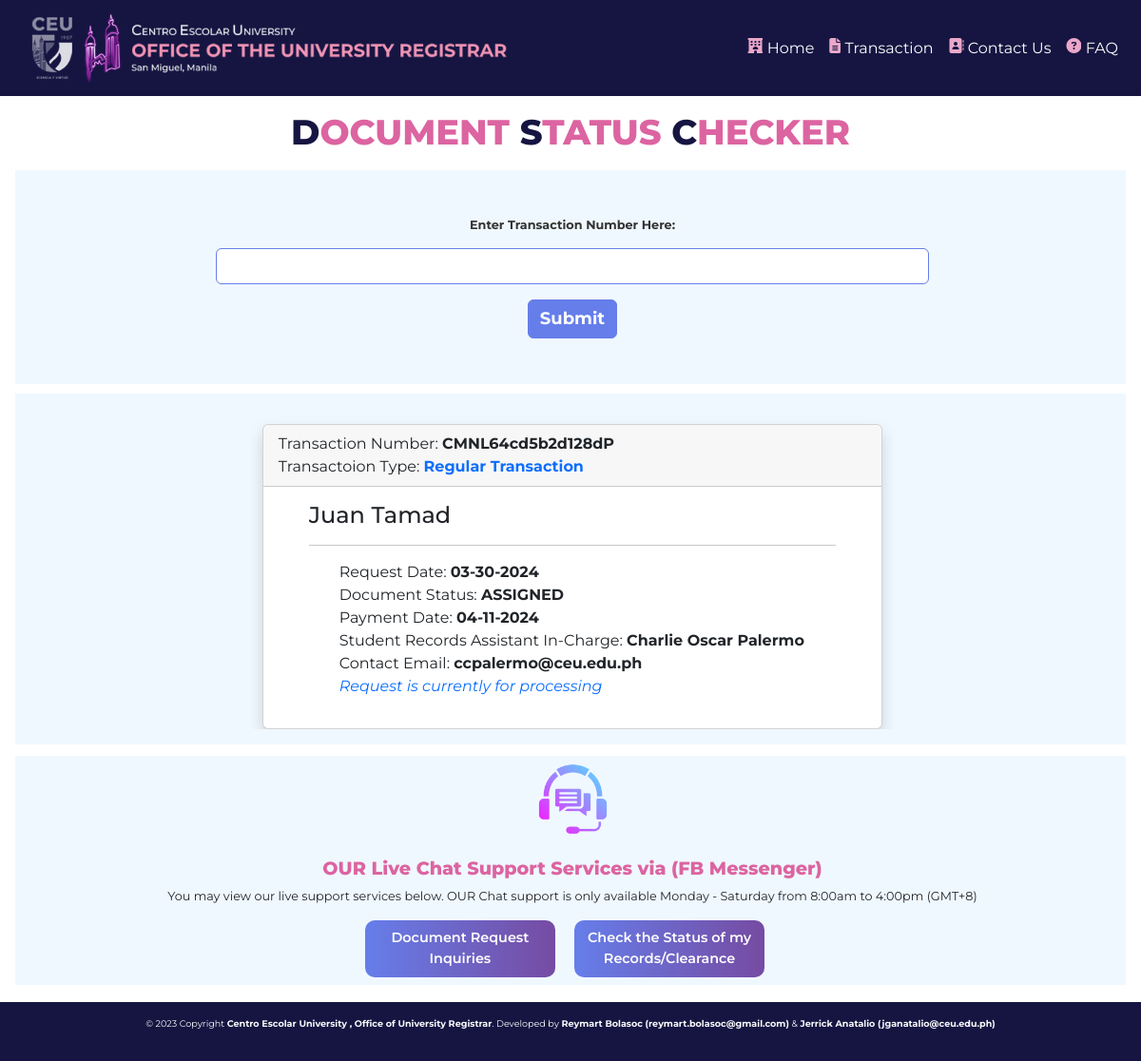
Page /checker.php?transNumber=CMNL64cd5b2d128dP on the committed database.
### tables this page shows
CREATE TABLE IF NOT EXISTS `tbl_transaction` (
  `id` int(11) NOT NULL AUTO_INCREMENT,
  `transactionid` varchar(255) NOT NULL,
  `stdn` varchar(255) NOT NULL,
  `yeargrad` varchar(255) NOT NULL,
  `status` varchar(255) NOT NULL,
  `fullname` varchar(255) NOT NULL,
  `course` varchar(255) NOT NULL,
  `reason` varchar(255) NOT NULL,
  `contactnumber` varchar(255) NOT NULL,
  `emailaddress` varchar(255) NOT NULL,
  `facebook` varchar(255) NOT NULL,
  `dateapp` datetime NOT NULL DEFAULT CURRENT_TIMESTAMP,
  `remarks` varchar(255) NOT NULL DEFAULT 'PENDING',
  `dateconfirmed` datetime DEFAULT NULL,
  `paymentdate` datetime DEFAULT NULL,
  `signeddate` datetime DEFAULT NULL,
  `releasedate` datetime DEFAULT NULL,
  `points` double NOT NULL,
  `price` double NOT NULL,
  `specialinstruction` text,
  `assignee` varchar(255) DEFAULT NULL,
  `summary` text,
  `info` varchar(255) DEFAULT NULL,
  `extra` varchar(255) DEFAULT NULL,
  `releasedby` varchar(255) DEFAULT NULL,
  PRIMARY KEY (`id`)
);

CREATE TABLE IF NOT EXISTS `tbl_accounts` (
  `id` int(10) UNSIGNED NOT NULL AUTO_INCREMENT,
  `username` varchar(20) DEFAULT NULL,
  `password` varchar(64) DEFAULT NULL,
  `salt` varchar(32) DEFAULT NULL,
  `name` varchar(50) DEFAULT NULL,
  `joined` datetime DEFAULT NULL,
  `groups` int(11) DEFAULT NULL,
  `colleges` varchar(100) DEFAULT NULL,
  `quote` varchar(20) DEFAULT NULL,
  `dp` longblob,
  `nm` varchar(255) DEFAULT NULL,
  `mm` varchar(255) DEFAULT NULL,
  `email` varchar(120) DEFAULT NULL,
  `diploma` tinyint(1) NOT NULL DEFAULT '0',
  PRIMARY KEY (`id`)
);

### resource/php/functions/funct.php (called while the page is built, shortened)
<?php
function kcej_getAssigneeEmail($assignee)
{
    $config = new config;
    $con = $config->con();
    $sql = "SELECT * FROM `tbl_accounts` WHERE `name` = '$assignee'";
    $data = $con->prepare($sql);
    $data->execute();
    $rows = $data->fetchAll(PDO::FETCH_ASSOC);
    if ($rows) {
        return $rows[0]['email'];
    } else {
        return "";
    }
}
function findAssignee($id)
{
    $config = new config;
    $con = $config->con();
    $sql = "SELECT * FROM `tbl_accounts` where `id` = $id";
    $data = $con->prepare($sql);
    $data->execute();
    $rows = $data->fetchAll(PDO::FETCH_OBJ);
    if (!empty($rows)) {
        return $rows[0]->name;
    } else {
        return "N/A";
    }
}
 ?>

### resource/php/class/statusCheck.php (the view, shortened to what this page needs)
<?php
class statusCheck extends config{
    public $tID;
    function __construct($transNumber = null){
        $this->tID = $transNumber;
    }
    public function matchDoc(){
        $con = $this->con();
        $sql = "SELECT * FROM `tbl_transaction` WHERE `transactionid` = '$this->tID'";
        $data= $con->prepare($sql);
        $data->execute();
        $result = $data->fetchAll(PDO::FETCH_ASSOC);
        if(!empty($result)){
            $id = $result[0]['transactionid'];
            $name = $result[0]['fullname'];
            $applied = date("m-d-Y", strtotime($result[0]['dateapp']));
            $paid = date("m-d-Y", strtotime($result[0]['paymentdate']));
            $released = date("m-d-Y", strtotime($result[0]['releasedate']));
            $remarks = $result[0]['remarks'];
            if(!empty($result[0]['assignee'])){
                $assignee = findAssignee($result[0]['assignee']);
                $assignee_email = kcej_getAssigneeEmail($assignee);
            }
            echo "<div class='card shadow rounded'>
                    <div class='card-header'>
                        Transaction Number: <b>$id</b><br>
                        Transactoion Type: <b class='text-primary'>Regular Transaction</b>
                    </div>
                    <div class='card-body px-5'>
                        <h4 class='card-title'>$name</h4><hr>
                        <ul>
                            <li>Request Date: <b>$applied</b></li>
                            <li>Document Status: <b>$remarks</b></li>";
                            if($remarks == "PENDING"){
                                echo "<i class='text-primary'>Further instructions for your request will be sent to your email.</i>";
                            }elseif($remarks == "FOR ASSIGNMENT"){
                                echo "<li>Payment Date: <b>$paid</b></li>
                                        <i class=text-primary>Your request will be assigned to an Encoder for processing of documents.</i>";
                            }elseif($remarks == "ASSIGNED"){
                                echo "<li>Payment Date: <b>$paid</b></li>
                                        <li>Student Records Assistant In-Charge: <b>$assignee</b></li>
                                        <li>Contact Email: <b>$assignee_email</b></li>
                                        <i class=text-primary>Request is currently for processing</i>";
                            }elseif($remarks == "FOR SIGNATURE"){
                                echo "<li>Payment Date: <b>$paid</b></li>
                                        <li>Student Records Assistant In-Charge: <b>$assignee</b></li>
                                        <li>Contact Email: <b>$assignee_email</b></li>
                                        <i class=text-primary>Request is currently for signature by the head</i>";
                            }elseif($remarks == "RELEASED"){
                                echo "<li>Released Date: <b>$released</b></li>";
                            }elseif($remarks == "REMOVED"){
                                echo "<i class=text-danger>Please check your email for more information.</i>";
                            }else{
                            }
                            echo"
                        </ul>
                    </div>
                </div>";
        }
    }
}
?>

### resource/css/main.css (style rules this page uses)
* { font-family: 'Montserrat', sans-serif; padding: 0; margin: 0; overflow-x: hidden !important; }

### rows in the picture
tbl_transaction: fullname "Juan Tamad", dateapp "03-30-2024", remarks "ASSIGNED", paymentdate "04-11-2024", assignee.email "ccpalermo@ceu.edu.ph"
tbl_accounts: name "Charlie Oscar Palermo"

### other values in the picture
$id "CMNL64cd5b2d128dP"
